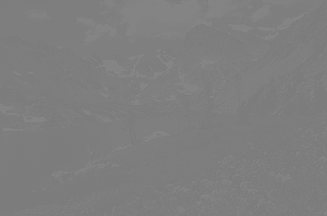
//> input picture 16_Others/10_Visual Computing/OpenCV_Guide_02/input.png, 327 x 216 px
$ ./OpenCV_ex_09 input.png   (built with g++ and OpenCV 4)
//> lines starting //> are read from the running program, lines starting //| are printed output that depends on the picture; after the words box and inside, x2 and y2 are one past the last pixel; in counts of white or black regions, pixels touching at a corner belong together
/*
 * OpenCV_ex_09.c
 *
 * Criar e visualizar o histograma
 *
 * Fornecer alguma informacao estatistica
 *
 * Utilizacao de FUNCOES AUXILIARES
 *
 * J. Madeira - Dez/2012
 */


// Visual Studio ONLY - Allowing for pre-compiled header files

// This has to be the first #include

// Remove it, if you are not using Windows and Visual Studio

#include "stdafx.h"


#include <iostream>


#include "opencv2/core/core.hpp"

#include "opencv2/imgproc/imgproc.hpp"

#include "opencv2/highgui/highgui.hpp"


using namespace cv;

using namespace std;


// FUNCOES AUXILIARES

void printImageFeatures( const Mat &imagem )
{
    cout << endl;

    cout << "Numero de linhas : " << imagem.size().height << endl;

    cout << "Numero de colunas : " << imagem.size().width << endl;

    cout << "Numero de canais : " << imagem.channels() << endl;

    cout << "Numero de bytes por pixel : " << imagem.elemSize() << endl;

    cout << endl;
}


Mat computeHistogram( const Mat &imagem )
{
    // Caracteristicas do histograma

    int numImages = 1;

    const int* channels = { 0 };

    // Dimensao

    int dim = 1;

    // Tamanho

    int histSize = 256;     // De 0 a 255

    // Intervalo de intensidades

    float range[] = { 0, 256 };     // Limite superior e EXCLUSIVO !!

    const float* histRange = { range };

    // Histograma uniforme

    bool uniform = true;

    // Nao ha acumulacao de dados de varias imagens

    bool accumulate = false;

    // Calcular o histograma

    Mat histograma;

    calcHist( &imagem, numImages, channels, Mat(),

              histograma, dim, &histSize, &histRange, uniform, accumulate );

     return histograma;
}


void printHistogramFeatures( const Mat & histograma )
{
    // Propriedades obtidas do histograma da imagem original

    // MIN and MAX values and their indices

    double minValue, maxValue;

    int minIndex[2], maxIndex[2];

    minMaxIdx( histograma, &minValue, &maxValue, minIndex, maxIndex );

    cout << endl;

    cout << "Menor numero de pixels : " << minValue << " - Para o nivel de cinzento : " << minIndex[0] << endl;

    cout << "Maior numero de pixels : " << maxValue << " - Para o nivel de cinzento : " << maxIndex[0] << endl;

    // MEAN and STANDARD DEVIATION

    vector<double> meanValue;

    vector<double> stdDev;

    meanStdDev( histograma, meanValue, stdDev );

    cout << "Valor medio : " << meanValue[0] << endl;

    cout << "Desvio padrao : " << stdDev[0] << endl;

    cout << endl;
}


Mat createHistogramImage( Mat histograma )
{
    // Criar uma imagem para representar o histograma

    int histImageWidth = 512;

    int histImageHeight = 512;

    Scalar backgroundIsWhite( 255 );

    Mat histImage( histImageHeight, histImageWidth, CV_8UC1, backgroundIsWhite );

    // Desenhar o histograma

    // Numero de elementos

    int histSize = histograma.total();

    // A largura de cada barra

    int binWidth = (int) ((float) histImageWidth / histSize + 0.5f);

    // Normalizar os valores para [ 0, histImageHeight ]

    Mat histNormalizado;

    normalize( histograma, histNormalizado, 0, histImageHeight, NORM_MINMAX );

    // Desenhar as barras do histograma normalizado

    // ATENCAO : ccordenada Y !!

    for(int i = 0; i < histSize; ++i )
    {
        rectangle( histImage,
                   Point( i * binWidth, histImageHeight ),
                   Point( ( i + 1 ) * binWidth, histImageHeight - (int) (histNormalizado.at<float>(i))),
                   Scalar( 0 ), CV_FILLED );
    }

    return histImage;
}


// MAIN

int main( int argc, char** argv )
{
    if( argc != 2)
    {
        cout <<"Falta o nome do ficheiro da imagem !!" << endl;

        return -1;
    }

	Mat imagem;

	imagem = imread( argv[1], CV_LOAD_IMAGE_UNCHANGED );
//> imagem is the input picture: 216 rows x 327 cols, CV_8UC1; min 123, max 133, mean 126.3

	if( ! imagem.data )
	{
	    // Leitura SEM SUCESSO

	    cout << "Ficheiro nao foi aberto ou localizado !!" << endl;

	    return -1;
	}

	if( imagem.channels() > 1 )
	{
	    cout << "A imagem carregada tem mais do que UM CANAL !!" << endl;

	    return -1;
	}

    // Janela

    namedWindow( "Imagem Original", CV_WINDOW_AUTOSIZE );

    // Visualizar

    imshow( "Imagem Original", imagem );

    // Imprimir alguma informacao

    cout << "IMAGEM ORIGINAL" << endl;

    printImageFeatures( imagem );
//| Numero de linhas : 216
//| Numero de colunas : 327
//| Numero de canais : 1
//| Numero de bytes por pixel : 1

    // HISTOGRAMA

    Mat histograma = computeHistogram( imagem );
//> in computeHistogram, `calcHist( &imagem, numImages, channels, Mat(),  histograma, dim, &hist..`: histograma = 256 values, max 16471 at index 126, min 0 at index 0, mean 275.9

    // Propriedades obtidas do histograma da imagem original

    printHistogramFeatures( histograma );
//> in printHistogramFeatures, `minMaxIdx( histograma, &minValue, &maxValue, minIndex, maxIndex );`: minValue = 0; maxValue = 16471; maxIndex = [126, 0]
//| Menor numero de pixels : 0 - Para o nivel de cinzento : 0
//| Maior numero de pixels : 16471 - Para o nivel de cinzento : 126
//> in printHistogramFeatures, `meanStdDev( histograma, meanValue, stdDev );`: meanValue = [275.9]; stdDev = [1744.4]
//| Valor medio : 275.906
//| Desvio padrao : 1744.41

    // Criar uma imagem para representar o histograma

    Mat histImage = createHistogramImage( histograma );
//> in createHistogramImage, `normalize( histograma, histNormalizado, 0, histImageHeight, NORM_MINMA..`: histNormalizado = 256 values, max 512 at index 126, min 0 at index 0, mean 8.58
//> after the loop in createHistogramImage, `for(int i = 0; i < histSize; ++i )`:
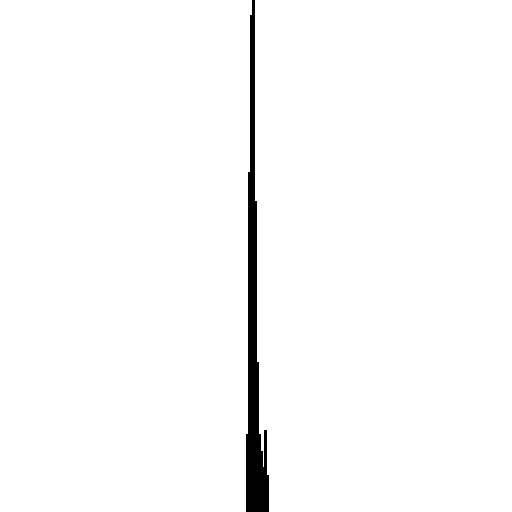
//> histImage: 512 rows x 512 cols, CV_8UC1; 98.1% white; 1 black region, box (x1, y1, x2, y2) and area: (246, 0, 269, 512) 4931

    // Visualizar o histograma

    namedWindow( "Histograma", CV_WINDOW_AUTOSIZE );

    imshow( "Histograma", histImage );

    // Esperar

    waitKey( 0 );

	// Destruir as janelas --- Desnecessario neste programa simples

	destroyAllWindows();

	return 0;
}

$ run again, on 16_Others/10_Visual Computing/OpenCV_Guide_02/DETI.BMP
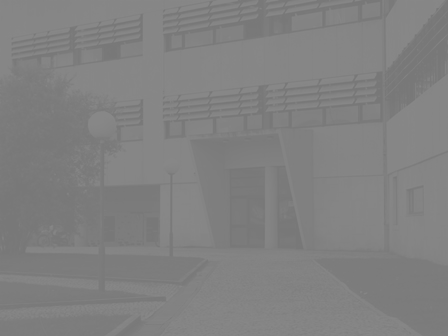
//> input picture 16_Others/10_Visual Computing/OpenCV_Guide_02/DETI.BMP, 448 x 336 px
//> imagem is the input picture: 336 rows x 448 cols, CV_8UC1; min 120, max 135, mean 128.6
//| Numero de linhas : 336
//| Numero de colunas : 448
//| Numero de canais : 1
//| Numero de bytes por pixel : 1
//> in computeHistogram, `calcHist( &imagem, numImages, channels, Mat(),  histograma, dim, &hist..`: histograma = 256 values, max 26462 at index 134, min 0 at index 0, mean 588
//> minValue = 0; maxValue = 26462; maxIndex = [134, 0]
//| Menor numero de pixels : 0 - Para o nivel de cinzento : 0
//| Maior numero de pixels : 26462 - Para o nivel de cinzento : 134
//> meanValue = [588]; stdDev = [2659.6]
//| Valor medio : 588
//| Desvio padrao : 2659.62
//> histNormalizado = 256 values, max 512 at index 134, min 0 at index 0, mean 11.38
//> after the loop in createHistogramImage, `for(int i = 0; i < histSize; ++i )`:
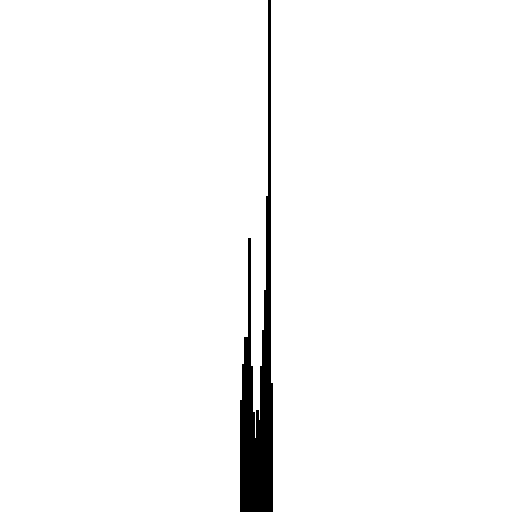
//> histImage: 512 rows x 512 cols, CV_8UC1; 97.5% white; 1 black region, box (x1, y1, x2, y2) and area: (240, 0, 273, 512) 6532
